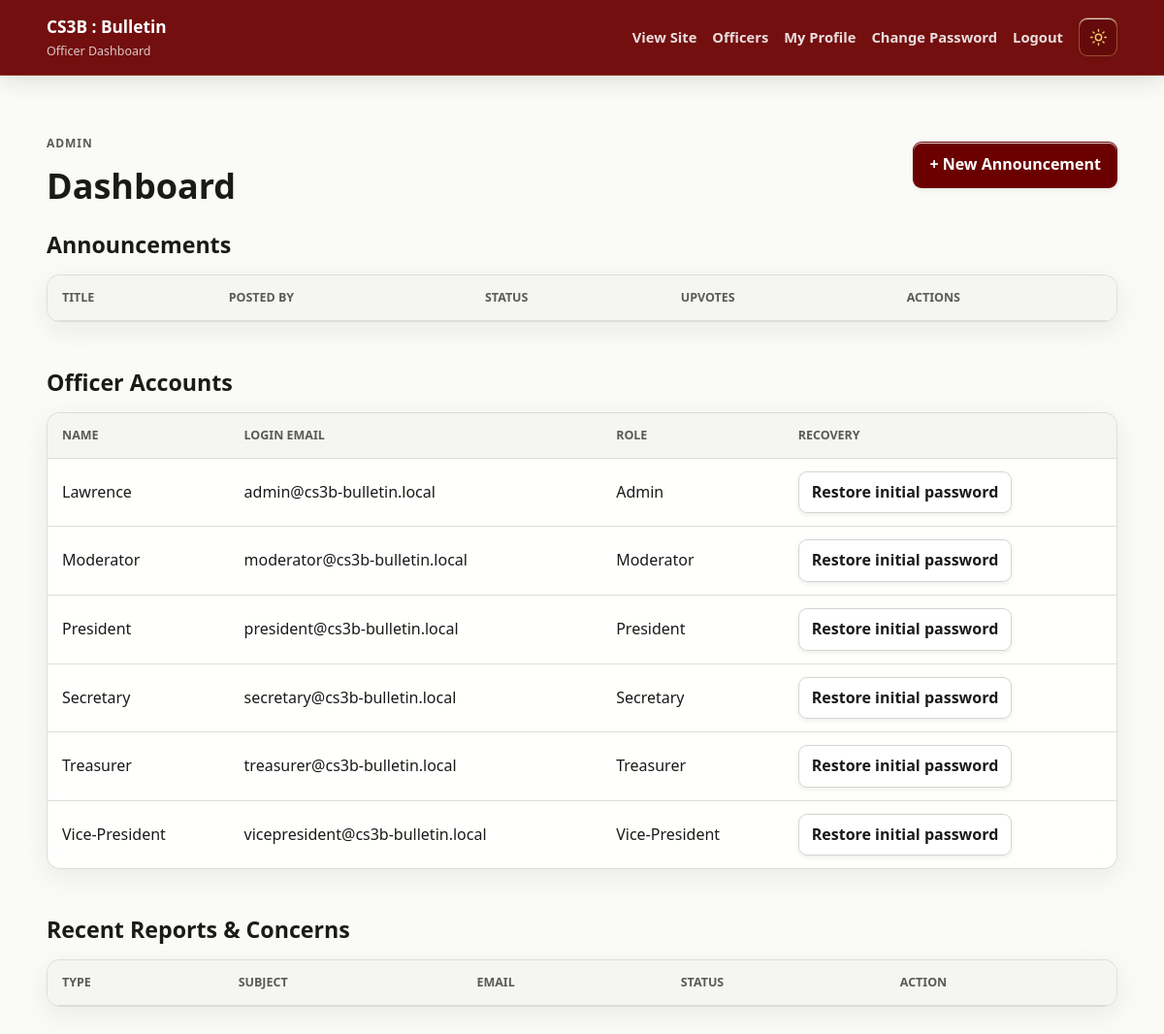
The app's page /dashboard (signed in) with its own data.
### tables this page shows
CREATE TABLE users (
 id INT UNSIGNED AUTO_INCREMENT PRIMARY KEY,
 name VARCHAR(120) NOT NULL,
 email VARCHAR(190) NOT NULL UNIQUE,
 password VARCHAR(255) NOT NULL,
 default_password VARCHAR(255) NOT NULL,
 role ENUM('admin','officer','moderator','president','vice_president','secretary','treasurer') NOT NULL DEFAULT 'officer',
 photo_path VARCHAR(255) NULL,
 contact_email VARCHAR(190) NULL,
 facebook_url VARCHAR(500) NULL,
 linkedin_url VARCHAR(500) NULL,
 created_at TIMESTAMP DEFAULT CURRENT_TIMESTAMP
);

### functions.php (called while the page is built, shortened)
<?php
function e($value) {
    return htmlspecialchars((string)$value, ENT_QUOTES, 'UTF-8');
}
function user_role() { return $_SESSION['user']['role'] ?? null; }
function role_label($role) {
    $labels = [
        'admin' => 'Admin',
        'officer' => 'Officer',
        'moderator' => 'Moderator',
        'president' => 'President',
        'vice_president' => 'Vice-President',
        'secretary' => 'Secretary',
        'treasurer' => 'Treasurer',
    ];
    return $labels[$role] ?? 'Officer';
}
function is_admin() { return user_role() === 'admin'; }

### dashboard.php (the view, shortened to what this page needs)
<?php
require 'config.php'; require 'functions.php'; require_officer();
$users = is_admin() ? $pdo->query("SELECT id,name,email,role FROM users ORDER BY name")->fetchAll() : [];
?>
<!doctype html><html><head><link rel="stylesheet" href="assets/style.css"></head><body>
<header class="top"><div><strong>CS3B : Bulletin</strong><span>Officer Dashboard</span></div><nav><a href="./">View Site</a><a href="officers">Officers</a><a href="profile">My Profile</a><a href="change-password">Change Password</a><a href="logout">Logout</a></nav></header><main class="container"><div class="dashhead"><div><p class="eyebrow"><?=e(role_label(user_role()))?></p><h1>Dashboard</h1></div><a class="primary button" href="announcement-form">+ New Announcement</a></div>
<h2>Announcements</h2><div class="tablewrap"><table><tr><th>Title</th><th>Posted By</th><th>Status</th><th>Upvotes</th><th>Actions</th></tr></table></div>
<?php if(is_admin()): ?><h2>Officer Accounts</h2><div class="tablewrap"><table><tr><th>Name</th><th>Login email</th><th>Role</th><th>Recovery</th></tr><?php foreach($users as $account): ?><tr><td><?=e($account['name'])?></td><td><?=e($account['email'])?></td><td><?=e(role_label($account['role']))?></td><td><form method="post" action="reset-password" onsubmit="return confirm('Restore this account to its initial password?')"><input type="hidden" name="csrf" value="<?=e(csrf_token())?>"><input type="hidden" name="user_id" value="<?=$account['id']?>"><button class="upvote" type="submit">Restore initial password</button></form></td></tr><?php endforeach; ?></table></div><?php endif; ?>
<h2>Recent Reports & Concerns</h2><div class="tablewrap"><table><tr><th>Type</th><th>Subject</th><th>Email</th><th>Status</th><th>Action</th></tr></table></div>
</main></body></html>

### assets/style.css (style rules this page uses)
:root { color-scheme: light; --maroon: #6B0000; --maroon-dark: #4A0000; --maroon-light: #8B1010; --gold: #C9972C; --gold-light: #F0C96B; --page: #FAFAF7; --surface: rgba(255, 255, 255, .86); --surface-strong: rgba(255, 255, 255, .97); --surface-muted: #F5F5F3; --text: #1A1A18; --muted: #5A5A56; --muted-soft: #9A9A95; --accent: var(--maroon); --accent-hover: var(--maroon-light); --accent-soft: rgba(107, 0, 0, .09); --action: var(--maroon); --action-hover: var(--maroon-dark); --action-text: #FFFFFF; --border: rgba(212, 212, 207, .78); --border-strong: #D4D4CF; --danger: #a33853; --danger-surface: #fff0f2; --success: #21775a; --success-surface: #e9f7f0; --shadow-soft: 0 8px 28px rgba(26, 26, 24, .07); --shadow-raised: 0 12px 34px rgba(26, 26, 24, .11); --shadow-control: 0 2px 5px rgba(26, 26, 24, .08), inset 0 1px rgba(255, 255, 255, .8); --radius-sm: 9px; --radius-md: 14px; --radius-lg: 20px; --space-1: 4px; --space-2: 8px; --space-3: 12px; --space-4: 16px; --space-5: 24px; --space-6: 32px; --space-7: 48px; --font-body: "Avenir Next", Avenir, "Segoe UI", sans-serif; --transition: 160ms ease; }
* { box-sizing: border-box; }
html { min-height: 100%; scroll-behavior: smooth; }
body { display: flex; flex-direction: column; min-height: 100vh; margin: 0; background: var(--page); color: var(--text); font-family: var(--font-body); font-size: 16px; line-height: 1.6; transition: background-color var(--transition), color var(--transition); }
a { color: var(--accent); text-decoration: none; }
.top { position: sticky; top: 0; z-index: 5; display: flex; align-items: center; justify-content: space-between; gap: var(--space-5); padding: 14px max(4%, calc((100vw - 1180px) / 2)); color: var(--text); background: rgba(107, 0, 0, .94); border-bottom: 1px solid rgba(240, 201, 107, .24); box-shadow: 0 5px 22px rgba(26, 26, 24, .12); -webkit-backdrop-filter: blur(18px); backdrop-filter: blur(18px); }
.top strong { color: #FFFFFF; font-size: 1.08rem; font-weight: 750; }
.top span { display: block; margin-top: 1px; color: rgba(255, 255, 255, .76); font-size: .78rem; }
.top nav { display: flex; align-items: center; gap: var(--space-2) var(--space-4); flex-wrap: wrap; }
.top nav a { color: rgba(255, 255, 255, .86); font-size: .92rem; font-weight: 600; }
.container { width: min(1120px, 92%); margin: 0 auto; padding: var(--space-7) 0; }
main.container { flex: 1 0 auto; }
.eyebrow, .meta { color: var(--muted); font-size: .75rem; font-weight: 750; letter-spacing: .08em; text-transform: uppercase; }
h1, h2, h3 { color: var(--text); line-height: 1.25; }
h1 { margin-top: 0; font-size: clamp(1.8rem, 3vw, 2.5rem); }
h2 { margin: 0 0 var(--space-4); font-size: 1.45rem; }
.upvote, .primary, .theme-toggle { min-height: 42px; border: 1px solid var(--border-strong); border-radius: var(--radius-sm); font: inherit; font-weight: 700; cursor: pointer; box-shadow: var(--shadow-control); transition: transform var(--transition), background-color var(--transition), border-color var(--transition), box-shadow var(--transition), color var(--transition); }
.upvote { padding: 8px 13px; color: var(--text); background: var(--surface-strong); }
.primary { padding: 10px 16px; color: var(--action-text); background: var(--action); border-color: transparent; }
.button { display: inline-block; }
.dashhead { display: flex; align-items: center; justify-content: space-between; gap: var(--space-5); margin-bottom: var(--space-5); }
.dashhead h1 { margin: 0; }
.tablewrap { margin-bottom: var(--space-7); overflow: auto; background: var(--surface); border: 1px solid var(--border); border-radius: var(--radius-md); box-shadow: var(--shadow-soft); -webkit-backdrop-filter: blur(14px); backdrop-filter: blur(14px); }
table { width: 100%; min-width: 650px; border-collapse: collapse; }
th, td { padding: 13px 15px; text-align: left; border-bottom: 1px solid var(--border); }
th { color: var(--muted); background: var(--surface-muted); font-size: .78rem; font-weight: 750; text-transform: uppercase; }
tr:last-child td { border-bottom: 0; }

### records on screen
users: name "Lawrence", email "admin@cs3b-bulletin.local", role "Admin"
users: name "Moderator", email "moderator@cs3b-bulletin.local", role "Moderator"
users: name "President", email "president@cs3b-bulletin.local", role "President"
users: name "Secretary", email "secretary@cs3b-bulletin.local", role "Secretary"
users: name "Treasurer", email "treasurer@cs3b-bulletin.local", role "Treasurer"
users: name "Vice-President", email "vicepresident@cs3b-bulletin.local", role "Vice-President"

### other values on screen
role_label(user_role()) "ADMIN"
